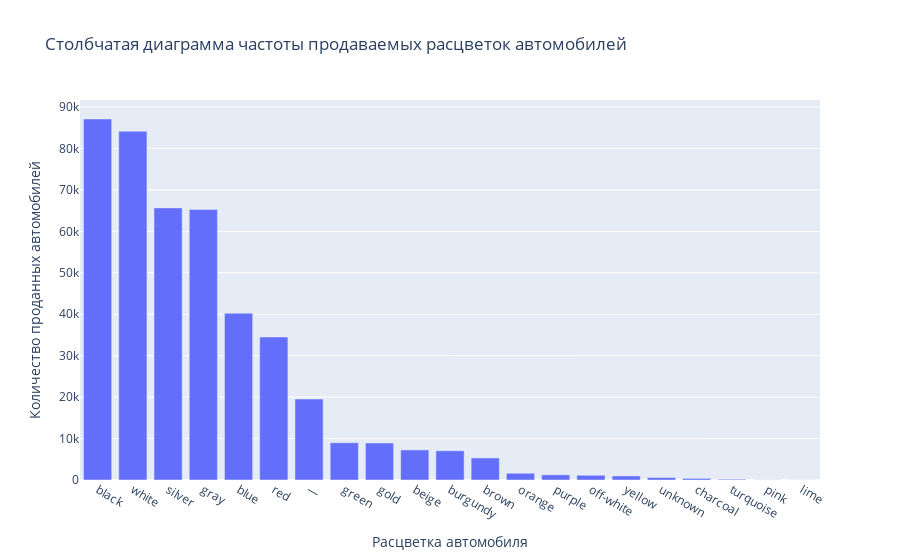

Write notebook code for a chart like this one.
### Markdown cell above
#### Цвет кузова автомобиля `'color'`

### Code cell
bar_chart = go.Bar(
    x=df_train_research.color.value_counts().index,
    y=df_train_research.color.value_counts().values
    )
layout = go.Layout(
    title='Столбчатая диаграмма частоты продаваемых расцветок автомобилей',
    xaxis=dict(title='Расцветка автомобиля'),
    yaxis=dict(title='Количество проданных автомобилей'),
    )
fig = go.Figure(data=[bar_chart], layout=layout)
fig.show()

### Figure 1 — Plotly figure (JSON) as saved in the notebook; plotly's stock layout.template omitted (floating-point values rounded to 4 significant figures)
{"data": [{"type": "bar", "x": ["black", "white", "silver", "gray", "blue", "red", "—", "green", "gold", "beige", "burgundy", "brown", "orange", "purple", "off-white", "yellow", "unknown", "charcoal", "turquoise", "pink", "lime"], "y": [87115, 84149, 65667, 65284, 40237, 34514, 19520, 8975, 8934, 7257, 7059, 5320, 1629, 1250, 1143, 979, 586, 389, 183, 32, 14]}], "layout": {"title": {"text": "Столбчатая диаграмма частоты продаваемых расцветок автомобилей"}, "xaxis": {"title": {"text": "Расцветка автомобиля"}}, "yaxis": {"title": {"text": "Количество проданных автомобилей"}}}}
